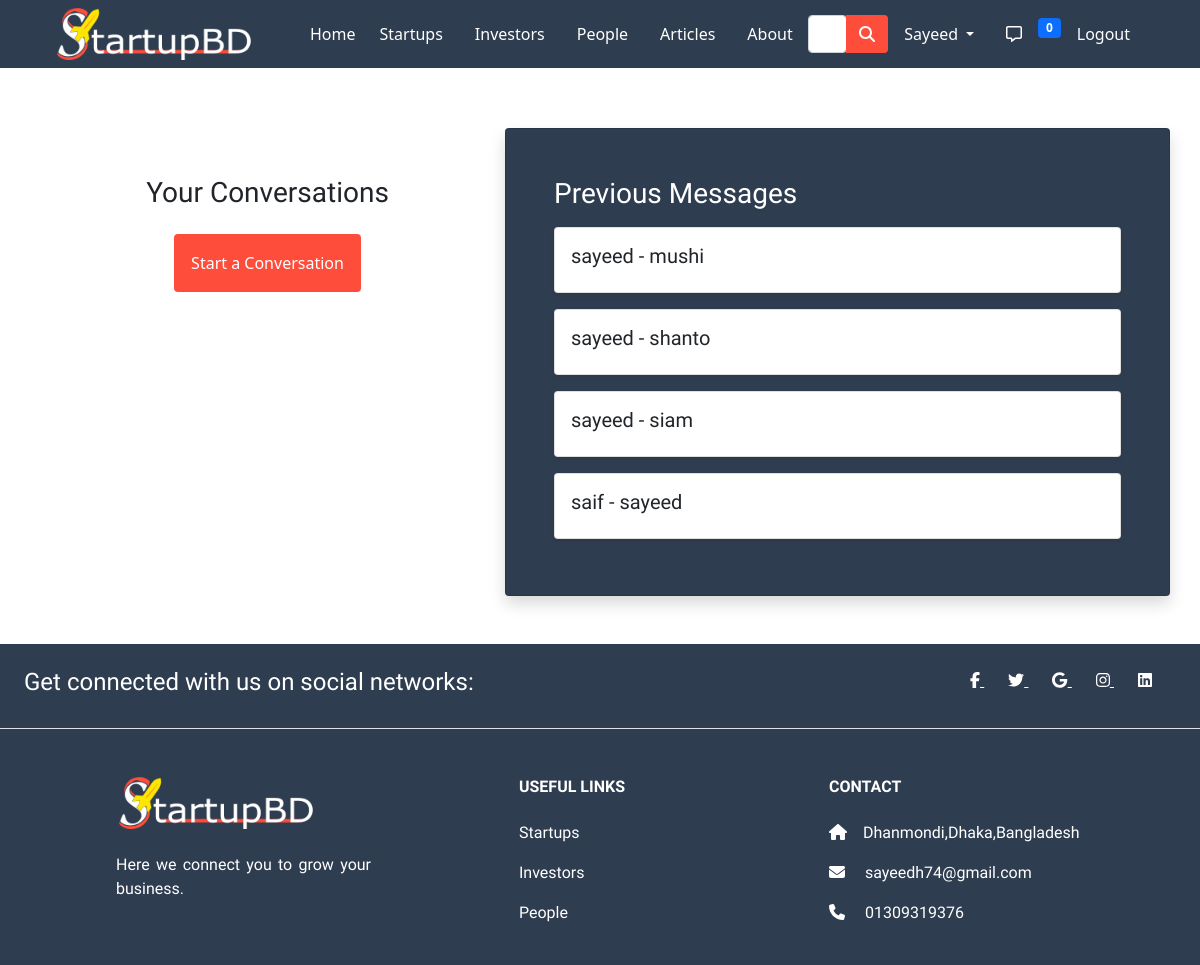
Before: /inbox/ (signed in) with the older database file.
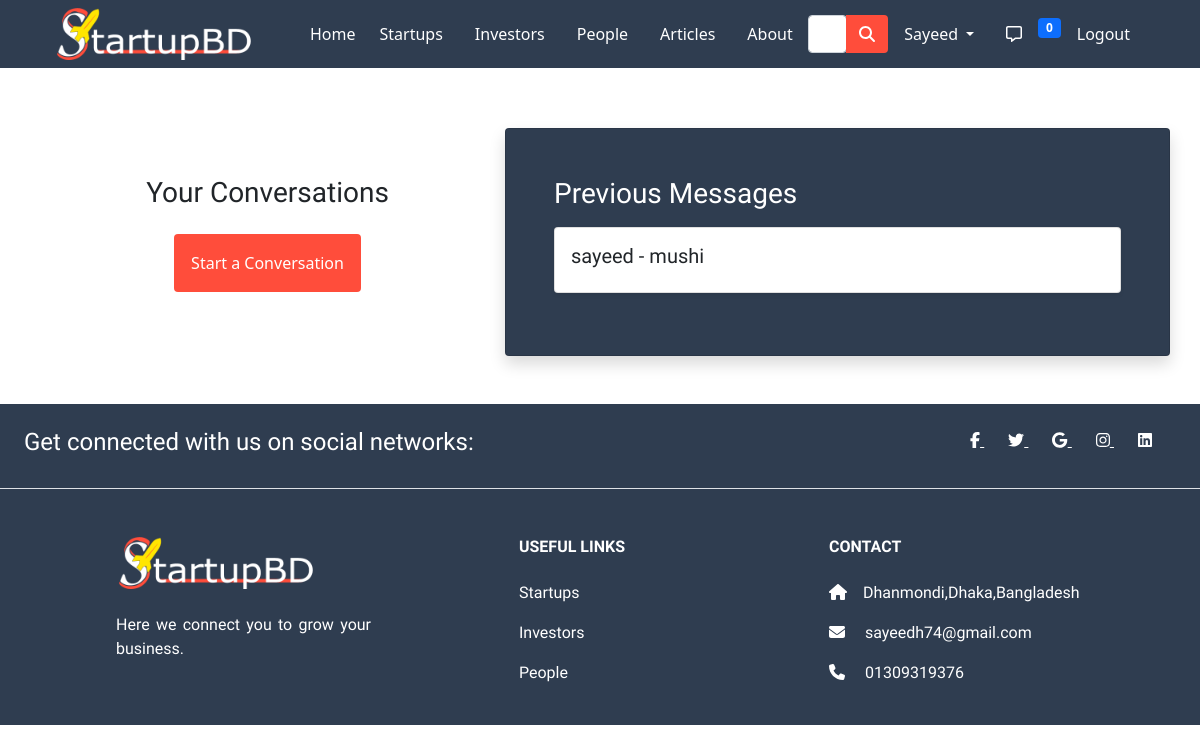
After: the same page with the newer database file.
### app/models.py (models this page shows)
class User(AbstractUser):
  is_customer = models.BooleanField(default=False)
  is_investor = models.BooleanField(default=False)
  is_startup = models.BooleanField(default=False)

class ThreadModel(models.Model):
  user = models.ForeignKey(User,on_delete=models.CASCADE,related_name='+')
  receiver = models.ForeignKey(User,on_delete=models.CASCADE,related_name='+')

### app/views.py (the view)
# urls.py: path('inbox/', ListThreads.as_view(), name='inbox'),
class ListThreads(View):
    def get(self, request, *args, **kwargs):
        threads = ThreadModel.objects.filter(
            Q(user=request.user) | Q(receiver=request.user))
        context = {
            'threads': threads
        }
        return render(request, 'app/inbox.html', context)

### app/templatetags/custom_tags.py (called while the page is built)
@register.inclusion_tag('app/show_notifications.html', takes_context=True)
def show_notifications(context):
	request_user = context['request'].user
	notifications = Notification.objects.filter(
		to_user=request_user).exclude(user_has_seen=True).order_by('-date')
	return {'notifications': notifications}

### app/templates/app/inbox.html (shortened to what this page needs)
{% extends 'app/base.html' %}
{% load static %}
{% block main-content %}
<div class="container my-5" style="padding-top: 80px;">
  <div class="row">
    <div class="col-md-5 p-5 text-center">
      <h3 class="text-center">Your Conversations</h3>
      <form class="btn-styled" method="GET" action="{% url 'create-thread' %}">
        <button class="btn p-3 my-3" type="submit" style="background-color: #FF4D3B; color: white;">Start a Conversation</button>
      </form>
    </div>
<div class="card shadow col-md-7 p-5" style="background-color:#2F3D50;">
  {% if threads %}
  <center><h3 style="color: white;">Previous Messages</h3></center>
  {% else %}
  <center><h3 style="color: white;">No Messages</h3></center>
  {% endif %}
  {% for thread in threads.all %}
    <div class="card p-3 shadow-sm my-2">
      <h5>{{ thread.user }} - {{ thread.receiver }}</h5>
    </div>
  {% endfor %}
  </div>
  </div>
  </div>
{% endblock main-content %}

### app/templates/app/base.html (shortened to what this page needs)
<!doctype html>
{% load static %}
{% load custom_tags %}
<html lang="en">
<head>
  <link rel="stylesheet" href="{% static 'app/css/style.css' %}">
  <link href="https://cdn.jsdelivr.net/npm/bootstrap@5.0.0-beta1/dist/css/bootstrap.min.css" rel="stylesheet"
>
  <link rel="stylesheet" href="https://stackpath.bootstrapcdn.com/font-awesome/4.7.0/css/font-awesome.min.css">
  <link rel="stylesheet" href="{% static 'app/css/owl.carousel.min.css' %}">
  <link rel="stylesheet" href="{% static 'app/css/all.min.css' %}">
  <link rel="stylesheet" href="https://cdnjs.cloudflare.com/ajax/libs/animate.css/3.7.2/animate.css">
</head>
<body>
  <section>
    <div class="row">
      <div class="col-sm-12 col-md-12 col-lg-12">
        <nav id="nav" class="navbar navbar-expand-lg navbar-dark fixed-top" style="background-color: #2F3D50;">
          <div class="container">
            <a href="/"><img src="{% static 'app/images/logo1/Logo-final-2-01.png' %}" class="me-5" width="200px" height="auto" alt=""></a>
            <div class="collapse navbar-collapse" id="navbarSupportedContent">
              <ul class="navbar-nav me-auto mb-2 mb-lg-0">
                <li class="nav-item">
                  <a class="nav-link active" aria-current="page" href="/">Home</a>
                </li>
                <li class="nav-item mx-2">
                  <a href="{% url 'startup_home' %}" class="nav-link">Startups</a>
                </li>
                <li class="nav-item mx-2">
                  <a href="{% url 'investor_home' %}" class="nav-link">Investors</a>
                </li>
                {% if not request.user.is_investor and request.user.is_authenticated %}
                <li class="nav-item mx-2">
                  <a href="{% url 'customer_home' %}" class="nav-link">People</a>
                </li>
                {% endif %}
                <li class="nav-item mx-2">
                  <a href="{% url 'article' %}" class="nav-link">Articles</a>
                </li>
                <li class="nav-item mx-2">
                  <a href="{% url 'about' %}" class="nav-link">About</a>
                </li>
              </ul>
              <form class="d-flex input-group w-auto" method="POST" action="{% url 'search_list' %}">
                <input type="search" class="form-control rounded" name="q" placeholder="Search" aria-label="Search"
                  aria-describedby="search-addon" />
                <button type="submit" class="btn" style="background-color:#FF4D3B;"><i class="fas fa-search"
                    style="color: white;"></i></button>
              </form>
              <div>
                <ul class="navbar-nav me-auto mb-2 mb-lg-0">
                  {% if request.user.is_authenticated %}
                  <li class="nav-item dropdown mx-2">
                    <a class="nav-link dropdown-toggle" href="#" id="profileDropdown" role="button"
                      data-bs-toggle="dropdown" aria-expanded="false">
                      {{request.user.username|capfirst}}
                    </a>
                  </li>
                  <li class="nav-item mx-2">
                    <a href="{% url 'inbox' %}" class="nav-link"><i class="far fa-comment-alt "></i></a>
                  </li>
                  <li class="nav-item">
                    <div class="nav-item">
                      {% show_notifications %}
                    </div>
                  </li>
                  <li class="nav-item mx-2">
                    <a href="{% url 'logout' %}" class="nav-link">Logout</a>
                  </li>
                  {% endif %}
                </ul>
              </div>
            </div>
          </div>
        </nav>
      </div>
    </div>
  </section>
  {% block main-content %} {% endblock main-content %}
  <section>
    <div>
      <div class="row">
        <div class="col-md-12">
          <footer class=" text-center text-lg-start text-white" style="background-color: #2F3D50;">
            <div class="d-flex justify-content-center justify-content-lg-between p-4 border-bottom">
              <div class="me-5 d-none d-lg-block">
                <span>
                  <h4>Get connected with us on social networks:</h4>
                </span>
              </div>
              <div class="icons">
                <a href="" class="me-4 text-reset">
                  <i class="fab fa-facebook-f"></i>
                </a>
                <a href="" class="me-4 text-reset">
                  <i class="fab fa-twitter"></i>
                </a>
                <a href="" class="me-4 text-reset">
                  <i class="fab fa-google"></i>
                </a>
                <a href="" class="me-4 text-reset">
                  <i class="fab fa-instagram"></i>
                </a>
                <a href="" class="me-4 text-reset">
                  <i class="fab fa-linkedin"></i>
                </a>
              </div>
            </div>
            <div class="">
              <div class="container text-center text-md-start mt-5">
                <div class="row mt-3">
                  <div class="col-md-3 col-lg-4 col-xl-3 mx-auto mb-4">
                    <h4 class="text-uppercase fw-bold mb-4">
                      <img src="{% static 'app/images/logo/Logo-final-2-01.png' %}" width="200px" height="auto" alt="">
                    </h4>
                    <p>
                      Here we connect you to grow your business.
                    </p>
                  </div>
                  <div class="col-md-3 col-lg-2 col-xl-2 mx-auto mb-4 links">
                    <h6 class="text-uppercase fw-bold mb-4">
                      Useful links
                    </h6>
                    <p>
                      <a href="{% url 'startup_home' %}" style="text-decoration: none;" class="text-reset">Startups</a>
                    </p>
                    <p>
                      <a href="{% url 'investor_home' %}" style="text-decoration: none;"
                        class="text-reset">Investors</a>
                    </p>
                    <p>
                      <a href="{% url 'customer_home' %}" style="text-decoration: none;" class="text-reset">People</a>
                    </p>
                  </div>
                  <div class="col-md-4 col-lg-3 col-xl-3 mx-auto mb-md-0 mb-4">
                    <h6 class="text-uppercase fw-bold mb-4">
                      Contact
                    </h6>
                    <p><i class="fas fa-home me-3"></i>Dhanmondi,Dhaka,Bangladesh</p>
                    <p>
                      <i class="fas fa-envelope me-3"></i>
                      sayeedh74@gmail.com
                    </p>
                    <p><i class="fas fa-phone me-3"></i> 01309319376</p>
                  </div>
                </div>
              </div>
            </div>
          </footer>
        </div>
      </div>
    </div>
  </section>
</body>
</html>

### app/templates/app/show_notifications.html (shortened to what this page needs)
<div class="dropdown">
  <span class="badge bg-primary notification-badge" onclick="showNotifications()">{{ notifications.count }}</span>
      </div>

### app/templates/app/base.html (style rules this page uses)
html, body { margin: 0; padding: 0; scroll-behavior: smooth; }
h3, h4, h5, h6, p { font-family: 'Lexend', sans-serif; text-align: justify; }
.nav-link { color: white; transition: all .5s ease-in-out; }
.btn-styled a, .btn-styled button, .btn-styled .btn { background-color: #FF4D3B !important; color: white; transition: .5s ease !important; }
#nav a { color: white; }
.icons a, .links a { color: white; transition: .5s ease !important; }

### app/templates/app/show_notifications.html (style rules this page uses)
.notification-badge { transition: 0.3s; }
.dropdown { position: relative; display: inline-block; }

Changed rows visible on the page:
removed ThreadModel: user "sayeed", receiver "shanto"
removed ThreadModel: user "sayeed", receiver "siam"
removed ThreadModel: user "saif", receiver "sayeed"
